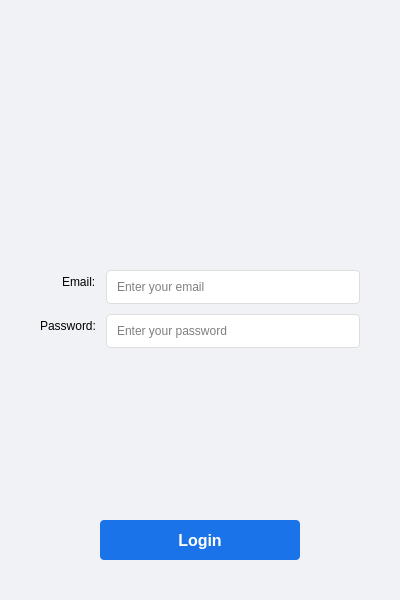
<?xml version="1.0" encoding="UTF-8"?>
<ui version="4.0">
 <class>LoginWindow</class>
 <widget class="QMainWindow" name="LoginWindow">
  <property name="geometry">
   <rect>
    <x>0</x>
    <y>0</y>
    <width>400</width>
    <height>600</height>
   </rect>
  </property>
  <property name="windowTitle">
   <string>Isama Management System - Login</string>
  </property>
  <property name="styleSheet">
   <string notr="true">QMainWindow {
    background-color: #f0f2f5;
}
QLabel#titleLabel {
    color: #1a73e8;
    font-size: 24px;
    font-weight: bold;
}
QLineEdit {
    padding: 8px;
    border: 1px solid #ddd;
    border-radius: 4px;
    background: white;
}
QPushButton#loginButton {
    background-color: #1a73e8;
    color: white;
    border: none;
    border-radius: 4px;
    padding: 10px;
    font-weight: bold;
}
QPushButton#loginButton:hover {
    background-color: #1557b0;
}
QLabel#errorLabel {
    color: #d93025;
}</string>
  </property>
  <widget class="QWidget" name="centralwidget">
   <layout class="QVBoxLayout" name="verticalLayout">
    <property name="spacing">
     <number>30</number>
    </property>
    <property name="leftMargin">
     <number>40</number>
    </property>
    <property name="topMargin">
     <number>40</number>
    </property>
    <property name="rightMargin">
     <number>40</number>
    </property>
    <property name="bottomMargin">
     <number>40</number>
    </property>
    <item alignment="Qt::AlignHCenter">
     <widget class="QLabel" name="logoLabel">
      <property name="minimumSize">
       <size>
        <width>200</width>
        <height>200</height>
       </size>
      </property>
      <property name="maximumSize">
       <size>
        <width>200</width>
        <height>200</height>
       </size>
      </property>
      <property name="text">
       <string/>
      </property>
      <property name="alignment">
       <set>Qt::AlignCenter</set>
      </property>
     </widget>
    </item>
    <item>
     <layout class="QFormLayout" name="formLayout">
      <property name="labelAlignment">
       <set>Qt::AlignRight|Qt::AlignTrailing|Qt::AlignVCenter</set>
      </property>
      <property name="formAlignment">
       <set>Qt::AlignHCenter|Qt::AlignTop</set>
      </property>
      <property name="horizontalSpacing">
       <number>10</number>
      </property>
      <property name="verticalSpacing">
       <number>10</number>
      </property>
      <item row="0" column="0">
       <widget class="QLabel" name="emailLabel">
        <property name="text">
         <string>Email:</string>
        </property>
       </widget>
      </item>
      <item row="0" column="1">
       <widget class="QLineEdit" name="emailInput">
        <property name="minimumSize">
         <size>
          <width>250</width>
          <height>0</height>
         </size>
        </property>
        <property name="placeholderText">
         <string>Enter your email</string>
        </property>
       </widget>
      </item>
      <item row="1" column="0">
       <widget class="QLabel" name="passwordLabel">
        <property name="text">
         <string>Password:</string>
        </property>
       </widget>
      </item>
      <item row="1" column="1">
       <widget class="QLineEdit" name="passwordInput">
        <property name="minimumSize">
         <size>
          <width>250</width>
          <height>0</height>
         </size>
        </property>
        <property name="echoMode">
         <enum>QLineEdit::Password</enum>
        </property>
        <property name="placeholderText">
         <string>Enter your password</string>
        </property>
       </widget>
      </item>
     </layout>
    </item>
    <item alignment="Qt::AlignHCenter">
     <widget class="QLabel" name="errorLabel">
      <property name="styleSheet">
       <string notr="true">color: #dc3545;</string>
      </property>
      <property name="text">
       <string/>
      </property>
     </widget>
    </item>
    <item alignment="Qt::AlignHCenter">
     <widget class="QPushButton" name="loginButton">
      <property name="minimumSize">
       <size>
        <width>200</width>
        <height>40</height>
       </size>
      </property>
      <property name="styleSheet">
       <string notr="true">QPushButton {
    background-color: #1a73e8;
    color: white;
    border: none;
    border-radius: 4px;
    font-size: 16px;
}
QPushButton:hover {
    background-color: #1557b0;
}
QPushButton:pressed {
    background-color: #0d47a1;
}</string>
      </property>
      <property name="text">
       <string>Login</string>
      </property>
     </widget>
    </item>
   </layout>
  </widget>
 </widget>
 <resources/>
 <connections/>
</ui> 
